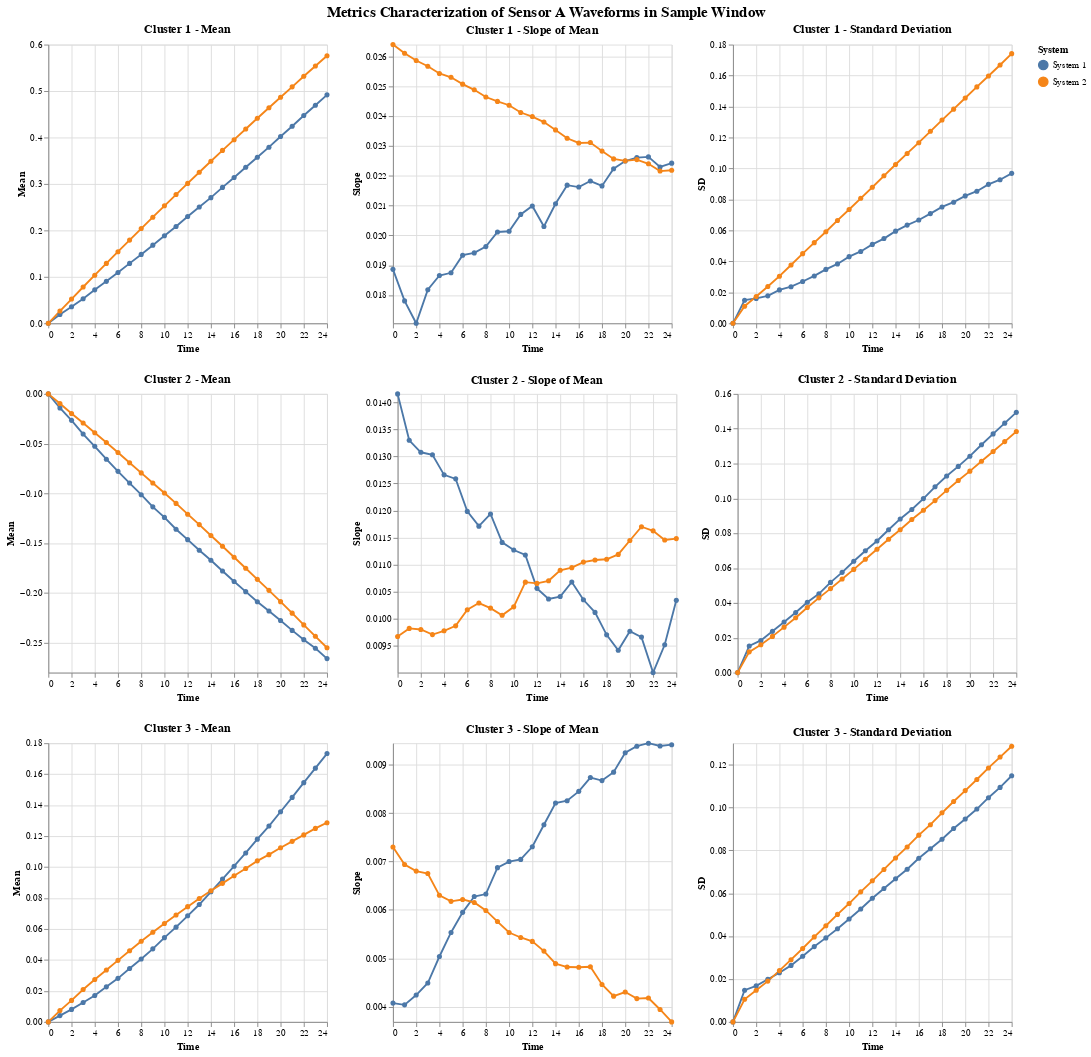

Notebook code for this chart:
### Code cell
# Call the function to plot all clusters
plotAllClusters(A_sample_window_zero, y_pred, 'Sample','A')
